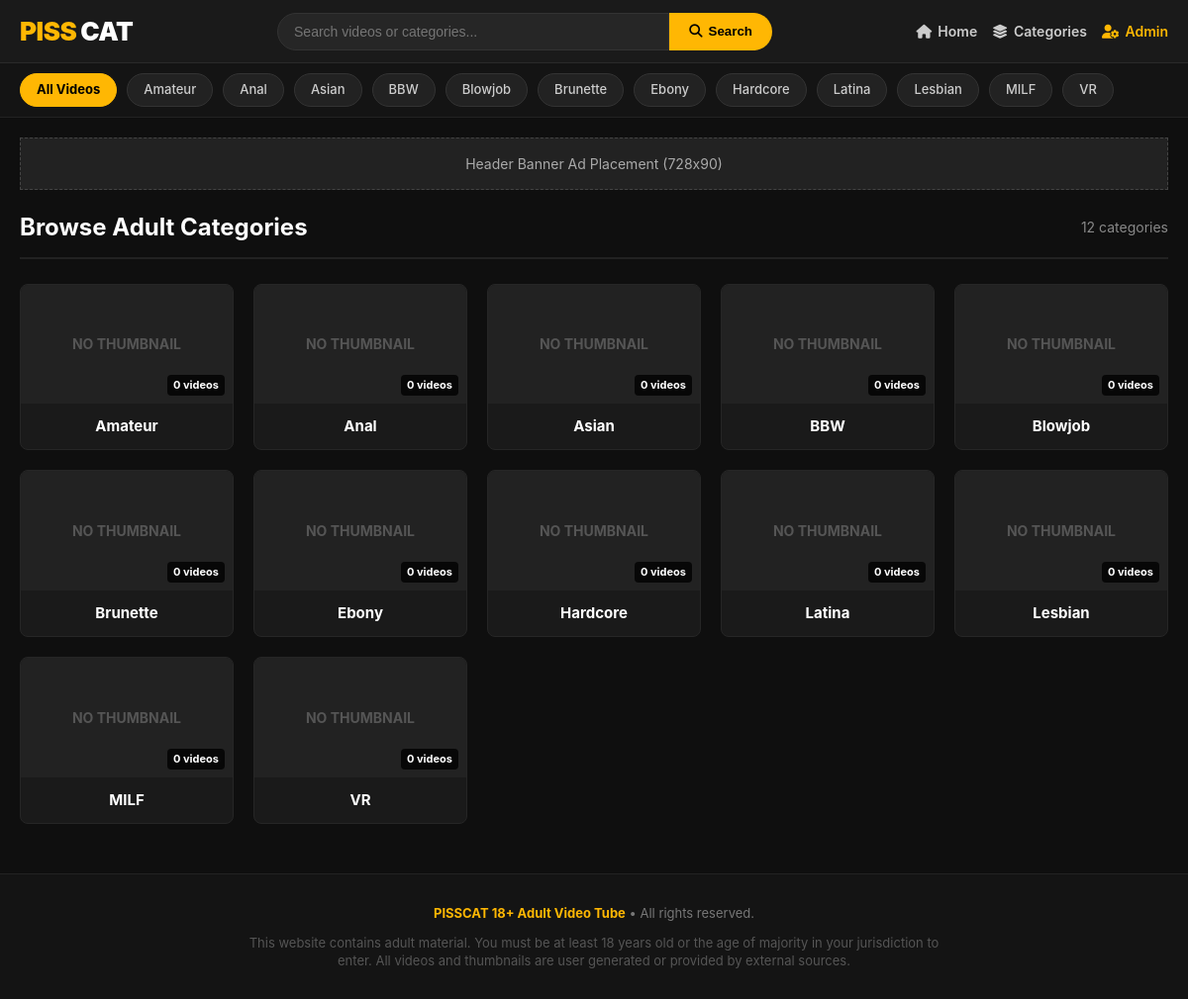
/categories.php, run on the app's committed database.
### tables this page shows
CREATE TABLE categories (
            id INTEGER PRIMARY KEY AUTOINCREMENT,
            name TEXT UNIQUE NOT NULL,
            slug TEXT UNIQUE NOT NULL,
            created_at DATETIME DEFAULT CURRENT_TIMESTAMP
        );

CREATE TABLE ads (
            id INTEGER PRIMARY KEY AUTOINCREMENT,
            slot_key TEXT UNIQUE NOT NULL,
            title TEXT NOT NULL,
            ad_type TEXT NOT NULL, -- 'banner', 'vast'
            ad_code TEXT,
            vast_url TEXT,
            is_active INTEGER DEFAULT 1,
            updated_at DATETIME DEFAULT CURRENT_TIMESTAMP
        );

### categories.php (the view, shortened to what this page needs)
<?php
require_once __DIR__ . '/includes/ads.php';
$pdo = getDB();
$page = max(1, intval($_GET['page'] ?? 1));
$perPage = 20;
$offset = ($page - 1) * $perPage;
$totalCategories = $pdo->query("SELECT COUNT(*) FROM categories")->fetchColumn();
$categories = $pdo->query("
    SELECT c.*, COUNT(vc.video_id) AS total_videos,
           (SELECT v.thumbnail_path FROM videos v JOIN video_categories vc2 ON v.id = vc2.video_id WHERE vc2.category_id = c.id ORDER BY v.id DESC LIMIT 1) AS thumb_preview
    FROM categories c
    LEFT JOIN video_categories vc ON c.id = vc.category_id
    GROUP BY c.id
    ORDER BY c.name ASC
    LIMIT $perPage OFFSET $offset
")->fetchAll();
require_once __DIR__ . '/includes/header.php';
?>
<div style="margin-bottom: 25px; border-bottom: 2px solid #222; padding-bottom: 12px; display: flex; justify-content: space-between; align-items: center;">
    <h1 style="font-size: 24px; font-weight: 700; color: #fff;">
        Browse Adult Categories
    </h1>
    <span style="color: #888; font-size: 14px;"><?= $totalCategories ?> categories</span>
</div>
<div style="display: grid; grid-template-columns: repeat(auto-fill, minmax(200px, 1fr)); gap: 20px;">
    <?php foreach ($categories as $cat): ?>
        <a href="index.php?category=<?= urlencode($cat['slug']) ?>" style="display: block; background: #1a1a1a; border-radius: 8px; overflow: hidden; border: 1px solid #262626; transition: transform 0.2s, border-color 0.2s;" onmouseover="this.style.borderColor='#ffb703'; this.style.transform='translateY(-4px)';" onmouseout="this.style.borderColor='#262626'; this.style.transform='none';">
            <div style="width: 100%; aspect-ratio: 16/9; background: #222; position: relative; overflow: hidden;">
                <?php if (!empty($cat['thumb_preview'])): ?>
                    <img src="<?= htmlspecialchars($cat['thumb_preview']) ?>" alt="<?= htmlspecialchars($cat['name']) ?>" style="width: 100%; height: 100%; object-fit: cover;">
                <?php else: ?>
                    <div style="display: flex; align-items: center; justify-content: center; height: 100%; color: #555; font-size: 14px; font-weight: bold;">
                        NO THUMBNAIL
                    </div>
                <?php endif; ?>
                <span style="position: absolute; bottom: 8px; right: 8px; background: rgba(0,0,0,0.8); color: #fff; font-size: 11px; padding: 2px 6px; border-radius: 4px; font-weight: bold;">
                    <?= number_format($cat['total_videos']) ?> videos
                </span>
            </div>
            <div style="padding: 12px; text-align: center;">
                <div style="font-size: 15px; font-weight: bold; color: #fff;">
                    <?= htmlspecialchars($cat['name']) ?>
                </div>
            </div>
        </a>
    <?php endforeach; ?>
</div>
<?php require_once __DIR__ . '/includes/footer.php'; ?>

### includes/header.php (shortened to what this page needs)
<?php
require_once __DIR__ . '/ads.php';
$pdo = getDB();
$categoriesNav = $pdo->query("SELECT * FROM categories ORDER BY name ASC")->fetchAll();
$searchQuery = $_GET['q'] ?? '';
$activeCatSlug = $_GET['category'] ?? '';
?>
<!DOCTYPE html>
<html lang="en">
<head>
    <link rel="stylesheet" href="https://cdnjs.cloudflare.com/ajax/libs/font-awesome/6.5.1/css/all.min.css">
</head>
<body>
<header>
    <div class="header-container">
        <a href="index.php" class="logo">
            <span class="logo-highlight">PISS</span>CAT
        </a>
        <div class="search-box-wrapper">
            <form action="index.php" method="GET" class="search-box">
                <input type="text" id="search-input" name="q" placeholder="Search videos or categories..." value="<?= htmlspecialchars($searchQuery) ?>" autocomplete="off" required>
                <button type="submit"><i class="fa-solid fa-magnifying-glass"></i> Search</button>
            </form>
        </div>
        <div class="header-nav">
            <a href="index.php"><i class="fa-solid fa-house"></i> Home</a>
            <a href="categories.php"><i class="fa-solid fa-layer-group"></i> Categories</a>
            <a href="admin/login.php" target="_blank" style="color: #ffb703;"><i class="fa-solid fa-user-gear"></i> Admin</a>
        </div>
    </div>
</header>
<div class="category-bar">
    <div class="category-bar-inner">
        <a href="index.php" class="cat-chip <?= empty($activeCatSlug) && empty($searchQuery) ? 'active' : '' ?>">All Videos</a>
        <?php foreach ($categoriesNav as $c): ?>
            <a href="index.php?category=<?= urlencode($c['slug']) ?>" class="cat-chip <?= $activeCatSlug === $c['slug'] ? 'active' : '' ?>">
                <?= htmlspecialchars($c['name']) ?>
            </a>
        <?php endforeach; ?>
    </div>
</div>
<div class="main-container">
    <div class="ad-container">
        <?= renderAdSlot('header_banner') ?>
    </div>

### includes/ads.php (shortened to what this page needs)
<?php
function getAdSlot($slotKey) {
    $pdo = getDB();
    $stmt = $pdo->prepare("SELECT * FROM ads WHERE slot_key = ? AND is_active = 1");
    $stmt->execute([$slotKey]);
    return $stmt->fetch();
}
function renderAdSlot($slotKey) {
    $ad = getAdSlot($slotKey);
    if ($ad && !empty($ad['ad_code'])) {
        return '<div class="ad-slot ad-slot-' . htmlspecialchars($slotKey) . '">' . $ad['ad_code'] . '</div>';
    }
    return '';
}

### includes/header.php (style rules this page uses)
* { box-sizing: border-box; margin: 0; padding: 0; }
body { font-family: -apple-system, BlinkMacSystemFont, "Segoe UI", Roboto, Helvetica, Arial, sans-serif; background-color: #0f0f0f; color: #f1f1f1; line-height: 1.5; }
a { color: inherit; text-decoration: none; }
header { background-color: #1a1a1a; border-bottom: 1px solid #2a2a2a; position: sticky; top: 0; z-index: 100; }
.header-container { max-width: 1400px; margin: 0 auto; padding: 12px 20px; display: flex; align-items: center; justify-content: space-between; gap: 20px; }
.logo { font-size: 26px; font-weight: 900; color: #fff; letter-spacing: -0.5px; display: flex; align-items: center; gap: 4px; }
.logo span.logo-highlight { color: #ffb703; }
.search-box-wrapper { flex: 1; max-width: 500px; position: relative; }
.search-box { display: flex; }
.search-box input { width: 100%; padding: 10px 16px; background: #262626; border: 1px solid #333; border-radius: 20px 0 0 20px; color: #fff; font-size: 14px; outline: none; }
.search-box button { padding: 10px 20px; background: #ffb703; border: none; border-radius: 0 20px 20px 0; color: #000; font-weight: bold; cursor: pointer; transition: background 0.2s; display: flex; align-items: center; gap: 6px; }
.header-nav { display: flex; align-items: center; gap: 15px; }
.header-nav a { font-weight: 600; font-size: 14px; color: #ccc; transition: color 0.2s; display: flex; align-items: center; gap: 6px; }
.category-bar { background: #141414; border-bottom: 1px solid #222; overflow-x: auto; white-space: nowrap; padding: 10px 20px; }
.category-bar-inner { max-width: 1400px; margin: 0 auto; display: flex; gap: 10px; align-items: center; }
.cat-chip { display: inline-block; padding: 6px 16px; background: #222; color: #ccc; border-radius: 20px; font-size: 13px; font-weight: 500; transition: all 0.2s; border: 1px solid #333; }
.cat-chip:hover, .cat-chip.active { background: #ffb703; color: #000; border-color: #ffb703; font-weight: bold; }
.main-container { max-width: 1400px; margin: 20px auto; padding: 0 20px; min-height: 80vh; }
.ad-container { text-align: center; margin: 20px 0; overflow: hidden; }

### data on the page
categories: name "Amateur", total_videos "0"
categories: name "Anal", total_videos "0"
categories: name "Asian", total_videos "0"
categories: name "BBW", total_videos "0"
categories: name "Blowjob", total_videos "0"
categories: name "Brunette", total_videos "0"
categories: name "Ebony", total_videos "0"
categories: name "Hardcore", total_videos "0"
categories: name "Latina", total_videos "0"
categories: name "Lesbian", total_videos "0"
categories: name "MILF", total_videos "0"
categories: name "VR", total_videos "0"
ads: ad_code "Header Banner Ad Placement (728x90)"

### other printed values
$totalCategories "12"
